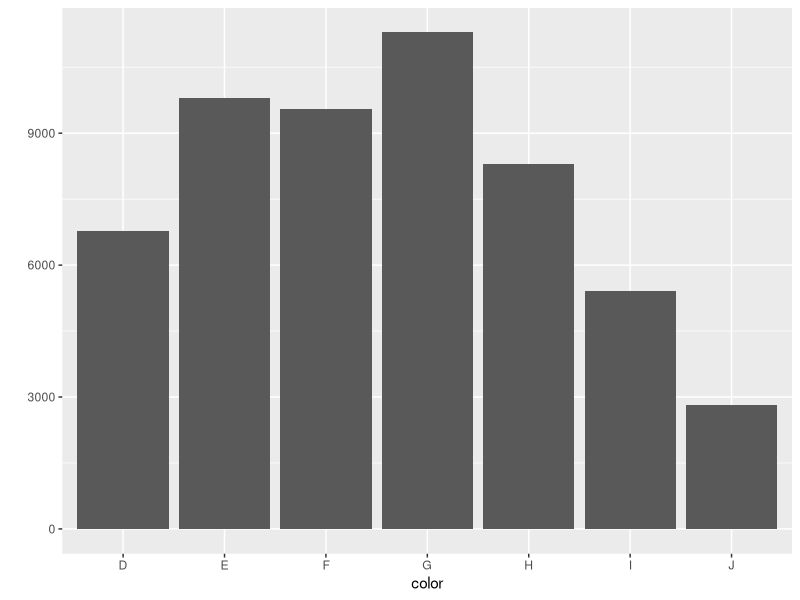
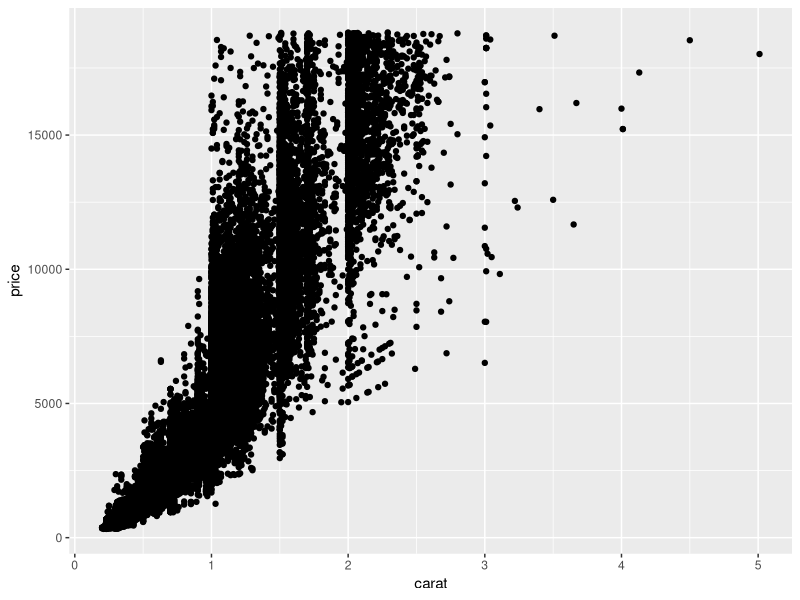
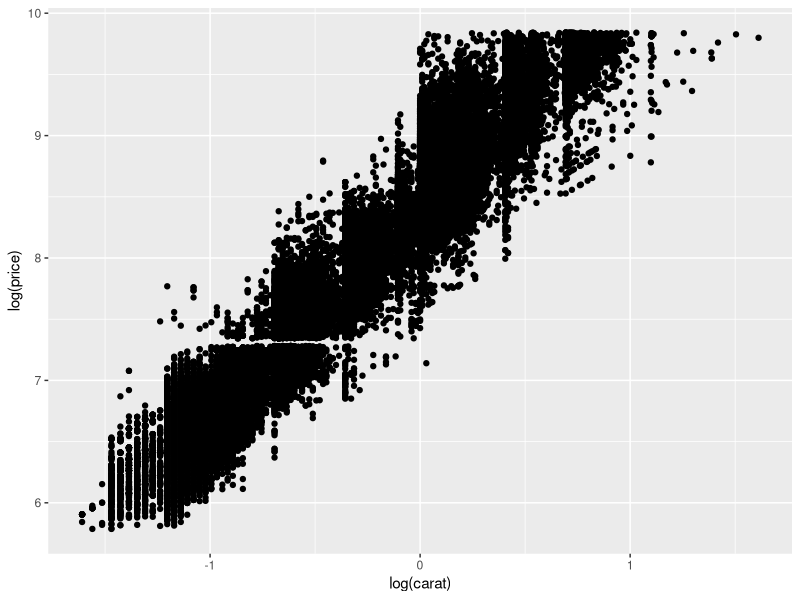
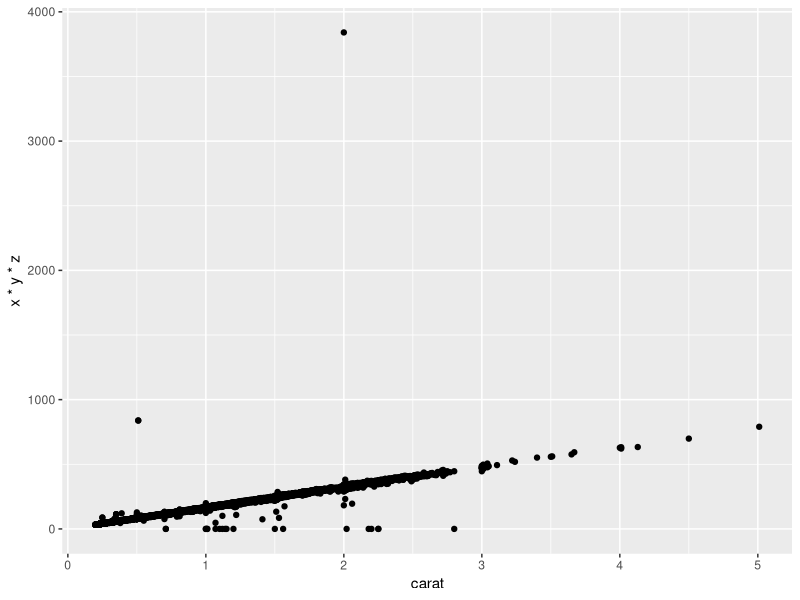
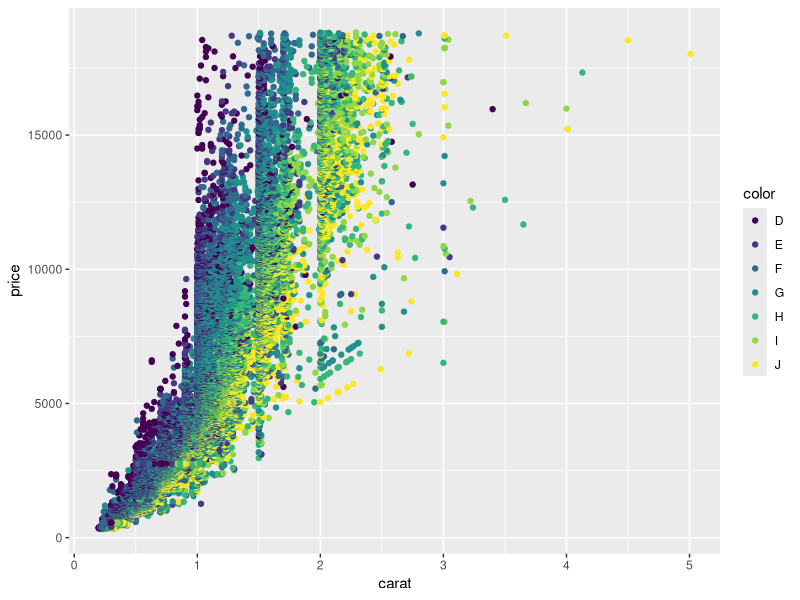
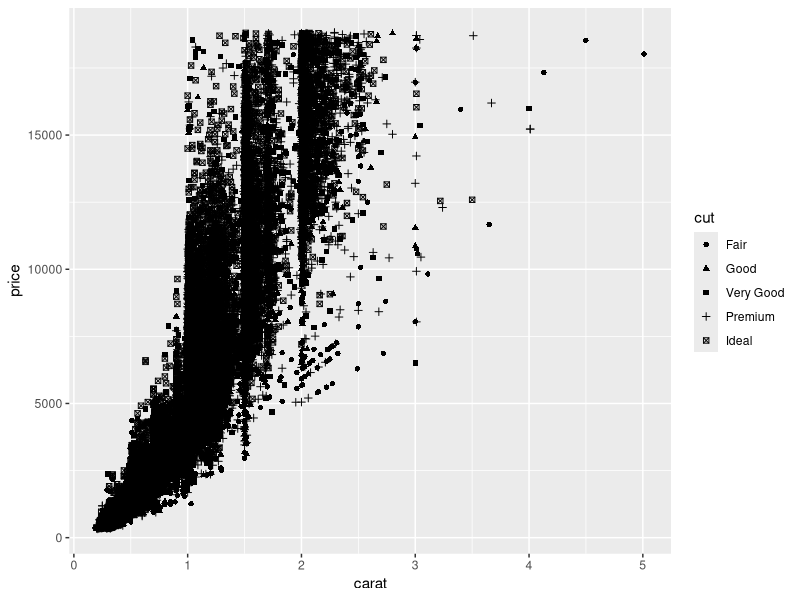
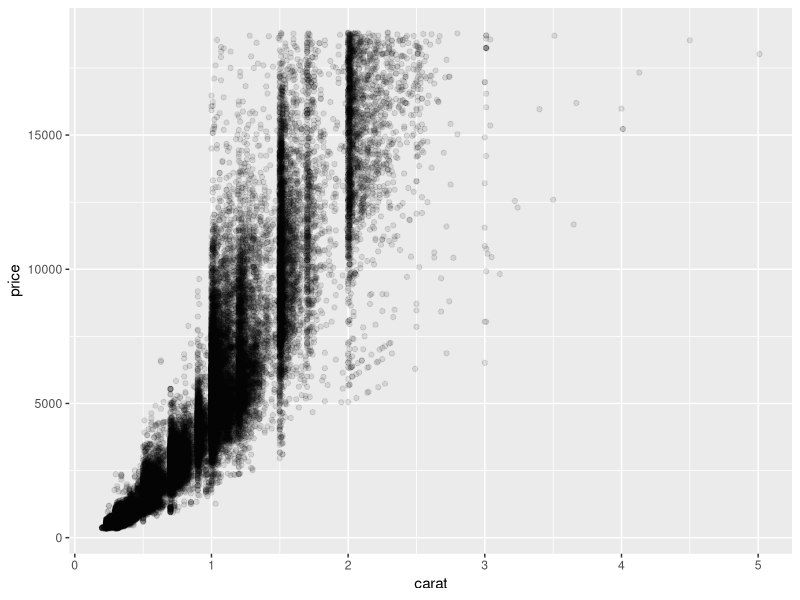
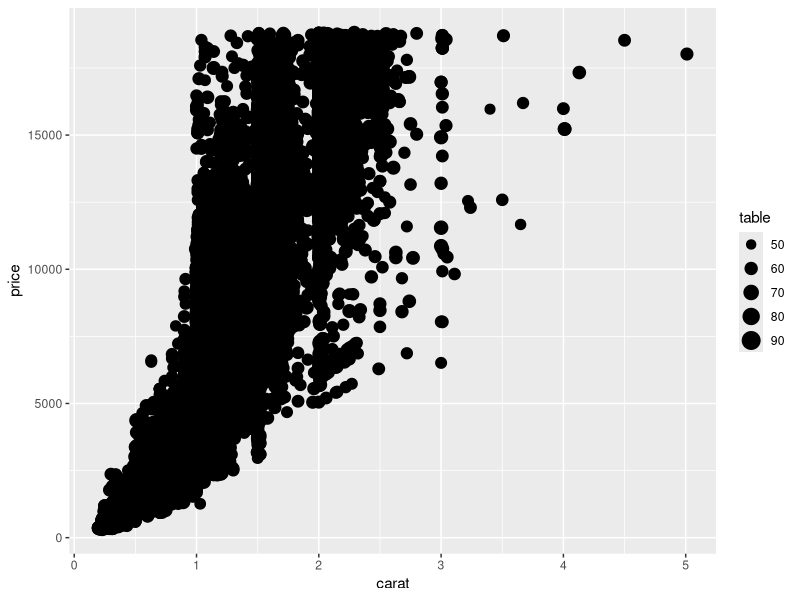

Reproduce these figures in R, in order.
library(ggplot2)
data(diamonds)

#Imagen1:
qplot(color, data=diamonds)

#Imagen2:
qplot(carat, price, data=diamonds)

#Imagen3:
qplot(log(carat), log(price), data=diamonds)

#Imagen4:
qplot(carat, x*y*z, data=diamonds)

#Imagen5:
qplot(carat, price, data=diamonds, color=color)

#Imagen6:
qplot(carat, price, data=diamonds, shape=cut)

#Imagen7:
qplot(carat, price, data=diamonds, alpha=I(1/10))

#Imagen8:
qplot(carat, price, data=diamonds, size=table)

#Imagen9:
qplot(carat, price, data=diamonds, geom=c("point", "smooth"))
